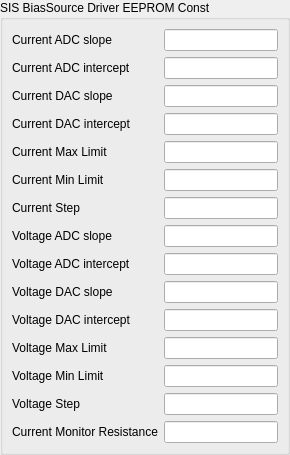
<?xml version="1.0" encoding="UTF-8"?>
<ui version="4.0">
 <class>wSisBiasSourceDriver</class>
 <widget class="QWidget" name="wSisBiasSourceDriver">
  <property name="geometry">
   <rect>
    <x>0</x>
    <y>0</y>
    <width>290</width>
    <height>417</height>
   </rect>
  </property>
  <property name="windowTitle">
   <string>Form</string>
  </property>
  <layout class="QVBoxLayout" name="verticalLayout">
   <property name="spacing">
    <number>0</number>
   </property>
   <property name="leftMargin">
    <number>0</number>
   </property>
   <property name="topMargin">
    <number>0</number>
   </property>
   <property name="rightMargin">
    <number>0</number>
   </property>
   <property name="bottomMargin">
    <number>0</number>
   </property>
   <item>
    <widget class="QGroupBox" name="groupBox">
     <property name="title">
      <string>SIS BiasSource Driver EEPROM Const </string>
     </property>
     <layout class="QFormLayout" name="formLayout">
      <property name="horizontalSpacing">
       <number>6</number>
      </property>
      <property name="verticalSpacing">
       <number>6</number>
      </property>
      <property name="leftMargin">
       <number>9</number>
      </property>
      <property name="topMargin">
       <number>9</number>
      </property>
      <property name="rightMargin">
       <number>9</number>
      </property>
      <property name="bottomMargin">
       <number>9</number>
      </property>
      <item row="0" column="0">
       <widget class="QLabel" name="lCurrentAdcSlope">
        <property name="text">
         <string>Current ADC slope</string>
        </property>
        <property name="buddy">
         <cstring>leCurrentAdcSlope</cstring>
        </property>
       </widget>
      </item>
      <item row="0" column="1">
       <widget class="QLineEdit" name="leCurrentAdcSlope">
        <property name="frame">
         <bool>true</bool>
        </property>
       </widget>
      </item>
      <item row="1" column="0">
       <widget class="QLabel" name="lCurrentAdcIntercept">
        <property name="text">
         <string>Current ADC intercept</string>
        </property>
        <property name="buddy">
         <cstring>leCurrentAdcIntercept</cstring>
        </property>
       </widget>
      </item>
      <item row="1" column="1">
       <widget class="QLineEdit" name="leCurrentAdcIntercept"/>
      </item>
      <item row="4" column="1">
       <widget class="QLineEdit" name="leCurrentMaxLimit"/>
      </item>
      <item row="5" column="0">
       <widget class="QLabel" name="lCurrentMinLimit">
        <property name="text">
         <string>Current Min Limit</string>
        </property>
        <property name="buddy">
         <cstring>leCurrentMinLimit</cstring>
        </property>
       </widget>
      </item>
      <item row="5" column="1">
       <widget class="QLineEdit" name="leCurrentMinLimit"/>
      </item>
      <item row="6" column="0">
       <widget class="QLabel" name="lCurrentStep">
        <property name="text">
         <string>Current Step</string>
        </property>
        <property name="buddy">
         <cstring>leCurrentStep</cstring>
        </property>
       </widget>
      </item>
      <item row="6" column="1">
       <widget class="QLineEdit" name="leCurrentStep"/>
      </item>
      <item row="7" column="0">
       <widget class="QLabel" name="lVoltageAdcSlope">
        <property name="text">
         <string>Voltage ADC slope</string>
        </property>
        <property name="buddy">
         <cstring>leVoltageAdcSlope</cstring>
        </property>
       </widget>
      </item>
      <item row="7" column="1">
       <widget class="QLineEdit" name="leVoltageAdcSlope"/>
      </item>
      <item row="8" column="0">
       <widget class="QLabel" name="lVoltageAdcIntercept">
        <property name="text">
         <string>Voltage ADC intercept</string>
        </property>
        <property name="buddy">
         <cstring>leVoltageAdcIntercept</cstring>
        </property>
       </widget>
      </item>
      <item row="8" column="1">
       <widget class="QLineEdit" name="leVoltageAdcIntercept"/>
      </item>
      <item row="9" column="0">
       <widget class="QLabel" name="lVoltageDacSlope">
        <property name="text">
         <string>Voltage DAC slope</string>
        </property>
        <property name="buddy">
         <cstring>leVoltageDacSlope</cstring>
        </property>
       </widget>
      </item>
      <item row="9" column="1">
       <widget class="QLineEdit" name="leVoltageDacSlope"/>
      </item>
      <item row="10" column="0">
       <widget class="QLabel" name="lVoltageDacIntercept">
        <property name="text">
         <string>Voltage DAC intercept</string>
        </property>
        <property name="buddy">
         <cstring>leVoltageDacIntercept</cstring>
        </property>
       </widget>
      </item>
      <item row="10" column="1">
       <widget class="QLineEdit" name="leVoltageDacIntercept"/>
      </item>
      <item row="2" column="0">
       <widget class="QLabel" name="lCurrentDacSlope">
        <property name="text">
         <string>Current DAC slope</string>
        </property>
        <property name="buddy">
         <cstring>leCurrentDacSlope</cstring>
        </property>
       </widget>
      </item>
      <item row="2" column="1">
       <widget class="QLineEdit" name="leCurrentDacSlope"/>
      </item>
      <item row="3" column="1">
       <widget class="QLineEdit" name="leCurrentDacIntercept"/>
      </item>
      <item row="3" column="0">
       <widget class="QLabel" name="lCurrentDacIntercept">
        <property name="text">
         <string>Current DAC intercept</string>
        </property>
        <property name="buddy">
         <cstring>leCurrentDacIntercept</cstring>
        </property>
       </widget>
      </item>
      <item row="11" column="0">
       <widget class="QLabel" name="lVoltageMaxLimit">
        <property name="text">
         <string>Voltage Max Limit</string>
        </property>
        <property name="buddy">
         <cstring>leVoltageMaxLimit</cstring>
        </property>
       </widget>
      </item>
      <item row="11" column="1">
       <widget class="QLineEdit" name="leVoltageMaxLimit"/>
      </item>
      <item row="12" column="0">
       <widget class="QLabel" name="lVoltageMinLimit">
        <property name="text">
         <string>Voltage Min Limit</string>
        </property>
        <property name="buddy">
         <cstring>leVoltageMinLimit</cstring>
        </property>
       </widget>
      </item>
      <item row="12" column="1">
       <widget class="QLineEdit" name="leVoltageMinLimit"/>
      </item>
      <item row="13" column="0">
       <widget class="QLabel" name="lVoltageStep">
        <property name="text">
         <string>Voltage Step</string>
        </property>
        <property name="buddy">
         <cstring>leVoltageStep</cstring>
        </property>
       </widget>
      </item>
      <item row="13" column="1">
       <widget class="QLineEdit" name="leVoltageStep"/>
      </item>
      <item row="14" column="0">
       <widget class="QLabel" name="lCurrentMonitorResistance">
        <property name="text">
         <string>Current Monitor Resistance</string>
        </property>
        <property name="buddy">
         <cstring>leCurrentMonitorResistance</cstring>
        </property>
       </widget>
      </item>
      <item row="14" column="1">
       <widget class="QLineEdit" name="leCurrentMonitorResistance"/>
      </item>
      <item row="4" column="0">
       <widget class="QLabel" name="lCurrentMaxLimit">
        <property name="text">
         <string>Current Max Limit</string>
        </property>
        <property name="buddy">
         <cstring>leCurrentMaxLimit</cstring>
        </property>
       </widget>
      </item>
     </layout>
     <zorder>leCurrentAdcSlope</zorder>
     <zorder>lCurrentAdcIntercept</zorder>
     <zorder>leCurrentAdcIntercept</zorder>
     <zorder>leCurrentMaxLimit</zorder>
     <zorder>lCurrentMinLimit</zorder>
     <zorder>leCurrentMinLimit</zorder>
     <zorder>lCurrentAdcSlope</zorder>
     <zorder>lCurrentStep</zorder>
     <zorder>leCurrentStep</zorder>
     <zorder>lVoltageAdcSlope</zorder>
     <zorder>leVoltageAdcSlope</zorder>
     <zorder>lVoltageAdcIntercept</zorder>
     <zorder>leVoltageAdcIntercept</zorder>
     <zorder>lVoltageDacSlope</zorder>
     <zorder>leVoltageDacSlope</zorder>
     <zorder>lVoltageDacIntercept</zorder>
     <zorder>leVoltageDacIntercept</zorder>
     <zorder>lCurrentDacSlope</zorder>
     <zorder>leCurrentDacSlope</zorder>
     <zorder>leCurrentDacIntercept</zorder>
     <zorder>lCurrentDacIntercept</zorder>
     <zorder>lVoltageMaxLimit</zorder>
     <zorder>leVoltageMaxLimit</zorder>
     <zorder>lVoltageMinLimit</zorder>
     <zorder>leVoltageMinLimit</zorder>
     <zorder>lVoltageStep</zorder>
     <zorder>leVoltageStep</zorder>
     <zorder>lCurrentMonitorResistance</zorder>
     <zorder>leCurrentMonitorResistance</zorder>
     <zorder>lCurrentMaxLimit</zorder>
    </widget>
   </item>
  </layout>
 </widget>
 <tabstops>
  <tabstop>leCurrentAdcSlope</tabstop>
  <tabstop>leCurrentAdcIntercept</tabstop>
  <tabstop>leCurrentDacSlope</tabstop>
  <tabstop>leCurrentDacIntercept</tabstop>
  <tabstop>leCurrentMaxLimit</tabstop>
  <tabstop>leCurrentMinLimit</tabstop>
  <tabstop>leCurrentStep</tabstop>
  <tabstop>leVoltageAdcSlope</tabstop>
  <tabstop>leVoltageAdcIntercept</tabstop>
  <tabstop>leVoltageDacSlope</tabstop>
  <tabstop>leVoltageDacIntercept</tabstop>
  <tabstop>leVoltageMaxLimit</tabstop>
  <tabstop>leVoltageMinLimit</tabstop>
  <tabstop>leVoltageStep</tabstop>
  <tabstop>leCurrentMonitorResistance</tabstop>
 </tabstops>
 <resources/>
 <connections/>
</ui>
